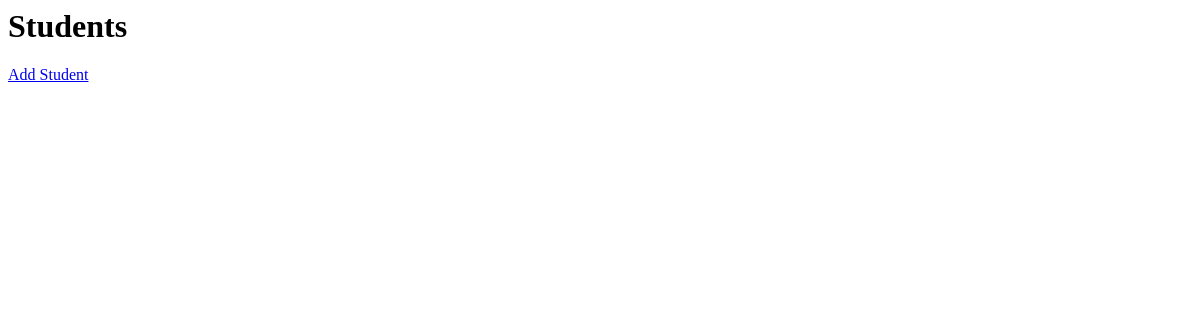
Before: / with the older database file.
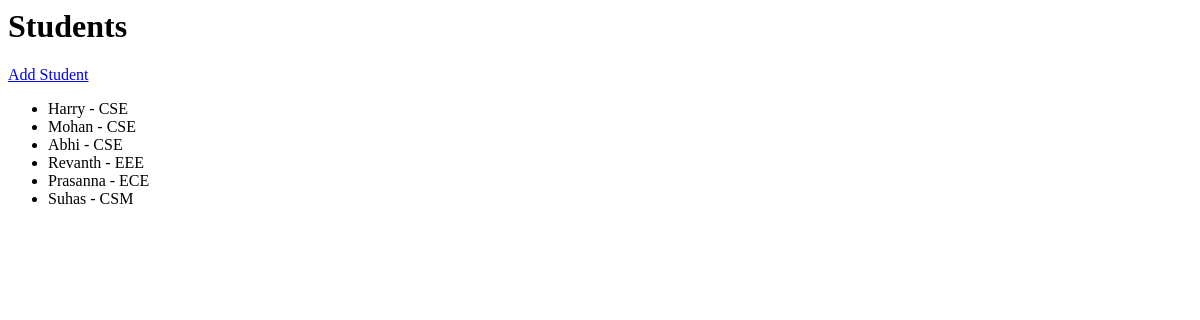
After: the same page with the newer database file.
### students/models.py (models this page shows, shortened)
class Student(models.Model):
    name = models.CharField(max_length=100)
    email = models.EmailField(unique=True)
    age = models.IntegerField()
    course = models.CharField(max_length=100)
    created_at = models.DateTimeField(auto_now_add=True)

### students/views.py (the view)
# urls.py: path('', views.student_list, name='student_list'),
def student_list(request):
    students = Student.objects.all()
    return render(request , 'students/student_list.html', {'students': students})

### students/templates/students/student_list.html
<h1>Students</h1>
<a href="#">Add Student</a>
<ul>
  {% for student in students %}
    <li>
      {{ student.name }} - {{ student.course }}
    </li>
  {% endfor %}
</ul>

Changed rows visible on the page:
added Student: name "Harry", course "CSE"
added Student: name "Mohan", course "CSE"
added Student: name "Abhi", course "CSE"
added Student: name "Revanth", course "EEE"
added Student: name "Prasanna", course "ECE"
added Student: name "Suhas", course "CSM"
